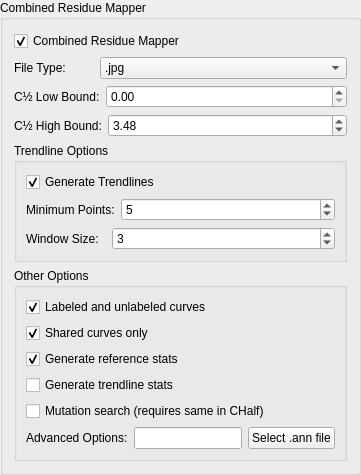
                    <widget class="QGroupBox" name="groupBox_18">
                     <property name="sizePolicy">
                      <sizepolicy hsizetype="Preferred" vsizetype="Fixed">
                       <horstretch>0</horstretch>
                       <verstretch>0</verstretch>
                      </sizepolicy>
                     </property>
                     <property name="title">
                      <string>Combined Residue Mapper</string>
                     </property>
                     <layout class="QVBoxLayout" name="verticalLayout_23">
                      <item>
                       <widget class="QCheckBox" name="crm_checkBox">
                        <property name="text">
                         <string>Combined Residue Mapper</string>
                        </property>
                        <property name="checked">
                         <bool>true</bool>
                        </property>
                       </widget>
                      </item>
                      <item>
                       <layout class="QHBoxLayout" name="horizontalLayout_40">
                        <item>
                         <widget class="QLabel" name="label_40">
                          <property name="sizePolicy">
                           <sizepolicy hsizetype="Fixed" vsizetype="Preferred">
                            <horstretch>0</horstretch>
                            <verstretch>0</verstretch>
                           </sizepolicy>
                          </property>
                          <property name="minimumSize">
                           <size>
                            <width>80</width>
                            <height>0</height>
                           </size>
                          </property>
                          <property name="text">
                           <string>File Type:</string>
                          </property>
                         </widget>
                        </item>
                        <item>
                         <widget class="QComboBox" name="crm_filetype_comboBox">
                          <item>
                           <property name="text">
                            <string>.jpg</string>
                           </property>
                          </item>
                          <item>
                           <property name="text">
                            <string>.png</string>
                           </property>
                          </item>
                          <item>
                           <property name="text">
                            <string>.svg</string>
                           </property>
                          </item>
                         </widget>
                        </item>
                       </layout>
                      </item>
                      <item>
                       <layout class="QHBoxLayout" name="horizontalLayout_41">
                        <item>
                         <widget class="QLabel" name="label_41">
                          <property name="sizePolicy">
                           <sizepolicy hsizetype="Fixed" vsizetype="Preferred">
                            <horstretch>0</horstretch>
                            <verstretch>0</verstretch>
                           </sizepolicy>
                          </property>
                          <property name="minimumSize">
                           <size>
                            <width>80</width>
                            <height>0</height>
                           </size>
                          </property>
                          <property name="text">
                           <string>C½ Low Bound:</string>
                          </property>
                         </widget>
                        </item>
                        <item>
                         <widget class="QDoubleSpinBox" name="crm_chalf_low_doubleSpinBox">
                          <property name="singleStep">
                           <double>0.010000000000000</double>
                          </property>
                         </widget>
                        </item>
                       </layout>
                      </item>
                      <item>
                       <layout class="QHBoxLayout" name="horizontalLayout_42">
                        <item>
                         <widget class="QLabel" name="label_42">
                          <property name="sizePolicy">
                           <sizepolicy hsizetype="Fixed" vsizetype="Preferred">
                            <horstretch>0</horstretch>
                            <verstretch>0</verstretch>
                           </sizepolicy>
                          </property>
                          <property name="minimumSize">
                           <size>
                            <width>80</width>
                            <height>0</height>
                           </size>
                          </property>
                          <property name="text">
                           <string>C½ High Bound:</string>
                          </property>
                         </widget>
                        </item>
                        <item>
                         <widget class="QDoubleSpinBox" name="crm_chalf_high_doubleSpinBox">
                          <property name="singleStep">
                           <double>0.010000000000000</double>
                          </property>
                          <property name="value">
                           <double>3.480000000000000</double>
                          </property>
                         </widget>
                        </item>
                       </layout>
                      </item>
                      <item>
                       <widget class="QGroupBox" name="groupBox_23">
                        <property name="sizePolicy">
                         <sizepolicy hsizetype="Preferred" vsizetype="Fixed">
                          <horstretch>0</horstretch>
                          <verstretch>0</verstretch>
                         </sizepolicy>
                        </property>
                        <property name="title">
                         <string>Trendline Options</string>
                        </property>
                        <layout class="QVBoxLayout" name="verticalLayout_24">
                         <item>
                          <widget class="QCheckBox" name="crm_trendline_checkBox">
                           <property name="text">
                            <string>Generate Trendlines</string>
                           </property>
                           <property name="checked">
                            <bool>true</bool>
                           </property>
                          </widget>
                         </item>
                         <item>
                          <layout class="QHBoxLayout" name="horizontalLayout_43">
                           <property name="topMargin">
                            <number>0</number>
                           </property>
                           <item>
                            <widget class="QLabel" name="label_43">
                             <property name="sizePolicy">
                              <sizepolicy hsizetype="Fixed" vsizetype="Preferred">
                               <horstretch>0</horstretch>
                               <verstretch>0</verstretch>
                              </sizepolicy>
                             </property>
                             <property name="minimumSize">
                              <size>
                               <width>80</width>
                               <height>0</height>
                              </size>
                             </property>
                             <property name="text">
                              <string>Minimum Points:</string>
                             </property>
                            </widget>
                           </item>
                           <item>
                            <widget class="QSpinBox" name="crm_trendline_min_spinBox">
                             <property name="minimum">
                              <number>3</number>
                             </property>
                             <property name="value">
                              <number>5</number>
                             </property>
                            </widget>
                           </item>
                          </layout>
                         </item>
                         <item>
                          <layout class="QHBoxLayout" name="horizontalLayout_44">
                           <property name="topMargin">
                            <number>0</number>
                           </property>
                           <item>
                            <widget class="QLabel" name="label_44">
                             <property name="sizePolicy">
                              <sizepolicy hsizetype="Fixed" vsizetype="Preferred">
                               <horstretch>0</horstretch>
                               <verstretch>0</verstretch>
                              </sizepolicy>
                             </property>
                             <property name="minimumSize">
                              <size>
                               <width>80</width>
                               <height>0</height>
                              </size>
                             </property>
                             <property name="text">
                              <string>Window Size:</string>
                             </property>
                            </widget>
                           </item>
                           <item>
                            <widget class="QSpinBox" name="crm_trendline_window_spinBox">
                             <property name="minimum">
                              <number>2</number>
                             </property>
                             <property name="value">
                              <number>3</number>
                             </property>
                            </widget>
                           </item>
                          </layout>
                         </item>
                        </layout>
                       </widget>
                      </item>
                      <item>
                       <widget class="QGroupBox" name="groupBox_24">
                        <property name="title">
                         <string>Other Options</string>
                        </property>
                        <layout class="QGridLayout" name="gridLayout">
                         <item row="4" column="0">
                          <widget class="QCheckBox" name="crm_custom_fasta_checkBox">
                           <property name="text">
                            <string>Mutation search (requires same in CHalf)</string>
                           </property>
                          </widget>
                         </item>
                         <item row="0" column="0">
                          <widget class="QCheckBox" name="crm_allsites_checkBox">
                           <property name="text">
                            <string>Labeled and unlabeled curves</string>
                           </property>
                           <property name="checked">
                            <bool>true</bool>
                           </property>
                          </widget>
                         </item>
                         <item row="3" column="0">
                          <widget class="QCheckBox" name="crm_trendline_stats_checkBox">
                           <property name="text">
                            <string>Generate trendline stats</string>
                           </property>
                          </widget>
                         </item>
                         <item row="1" column="0">
                          <widget class="QCheckBox" name="crm_shared_only_checkBox">
                           <property name="text">
                            <string>Shared curves only</string>
                           </property>
                           <property name="checked">
                            <bool>true</bool>
                           </property>
                          </widget>
                         </item>
                         <item row="2" column="0">
                          <widget class="QCheckBox" name="crm_stats_reference_checkBox">
                           <property name="text">
                            <string>Generate reference stats</string>
                           </property>
                           <property name="checked">
                            <bool>true</bool>
                           </property>
                          </widget>
                         </item>
                         <item row="5" column="0">
                          <layout class="QHBoxLayout" name="horizontalLayout_45">
                           <property name="topMargin">
                            <number>0</number>
                           </property>
                           <item>
                            <widget class="QLabel" name="label_45">
                             <property name="text">
                              <string>Advanced Options:</string>
                             </property>
                            </widget>
                           </item>
                           <item>
                            <widget class="QLineEdit" name="crm_custom_ann_path_lineEdit"/>
                           </item>
                           <item>
                            <widget class="QPushButton" name="crm_custom_ann_select_pushButton">
                             <property name="text">
                              <string>Select .ann file</string>
                             </property>
                            </widget>
                           </item>
                          </layout>
                         </item>
                        </layout>
                       </widget>
                      </item>
                     </layout>
                    </widget>
